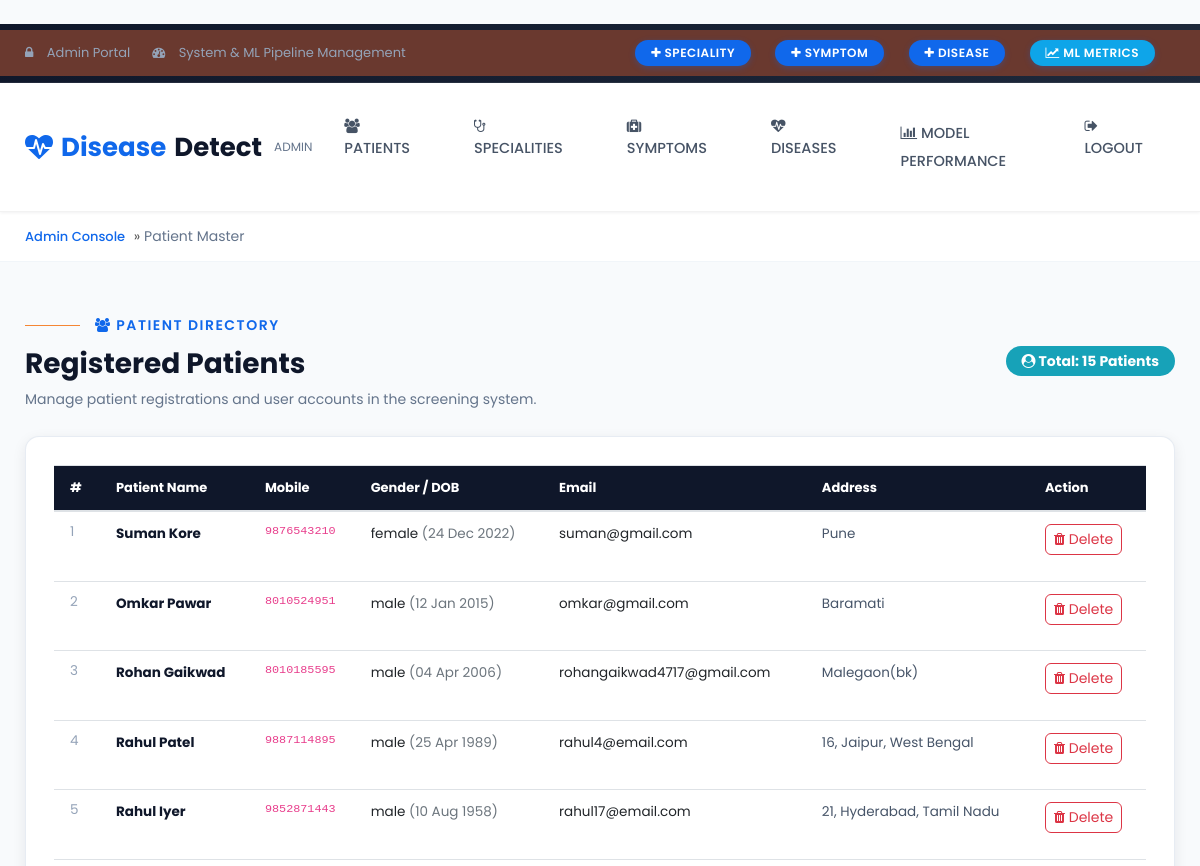
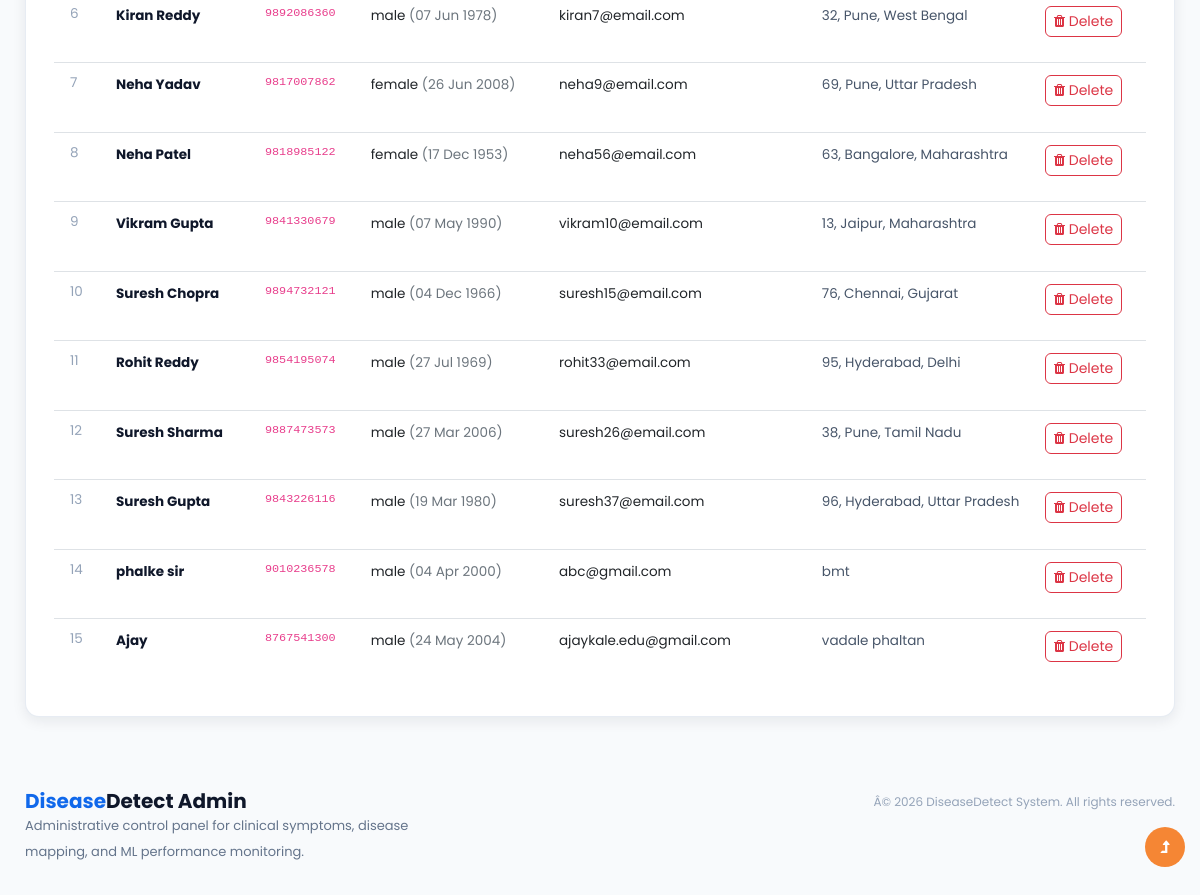
The page /patientmaster (signed in) on the database as committed earlier (2 pictures, top to bottom).
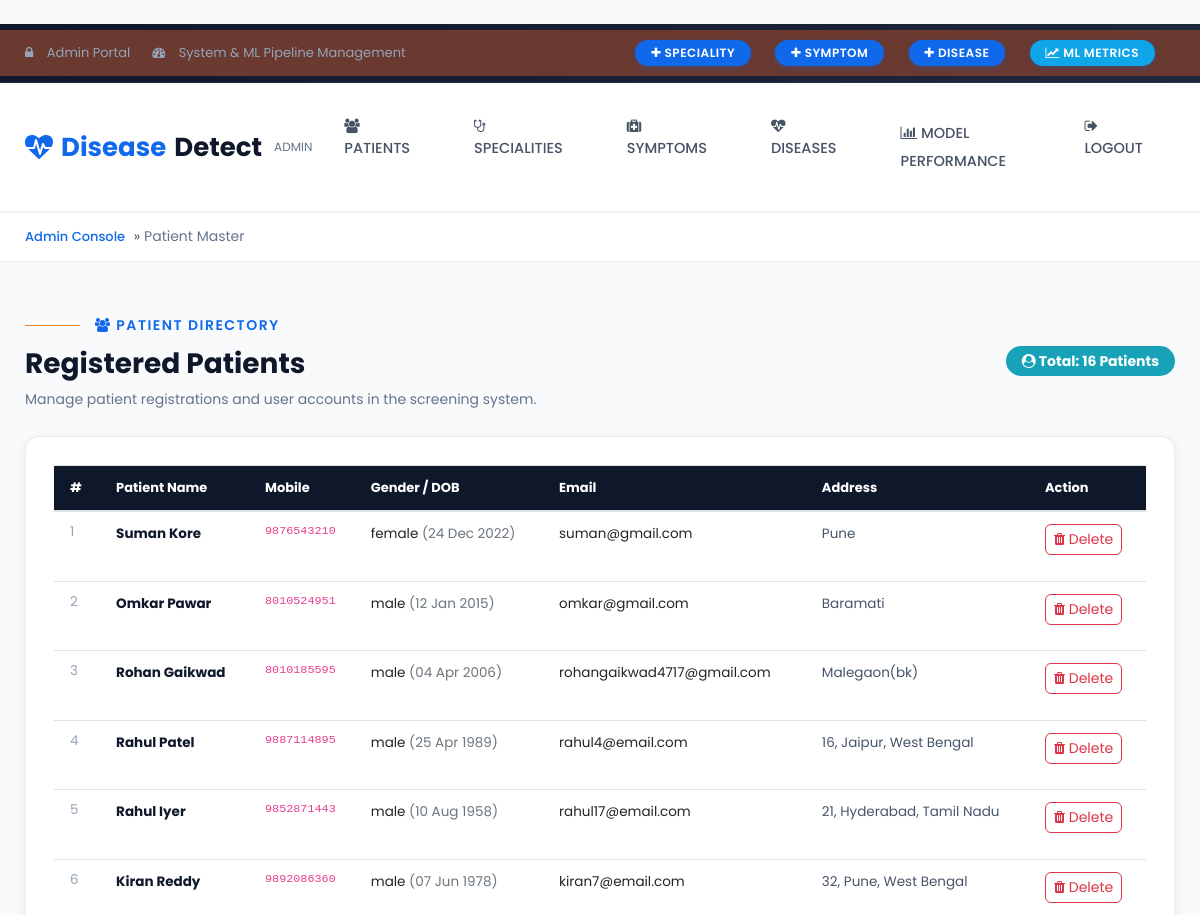
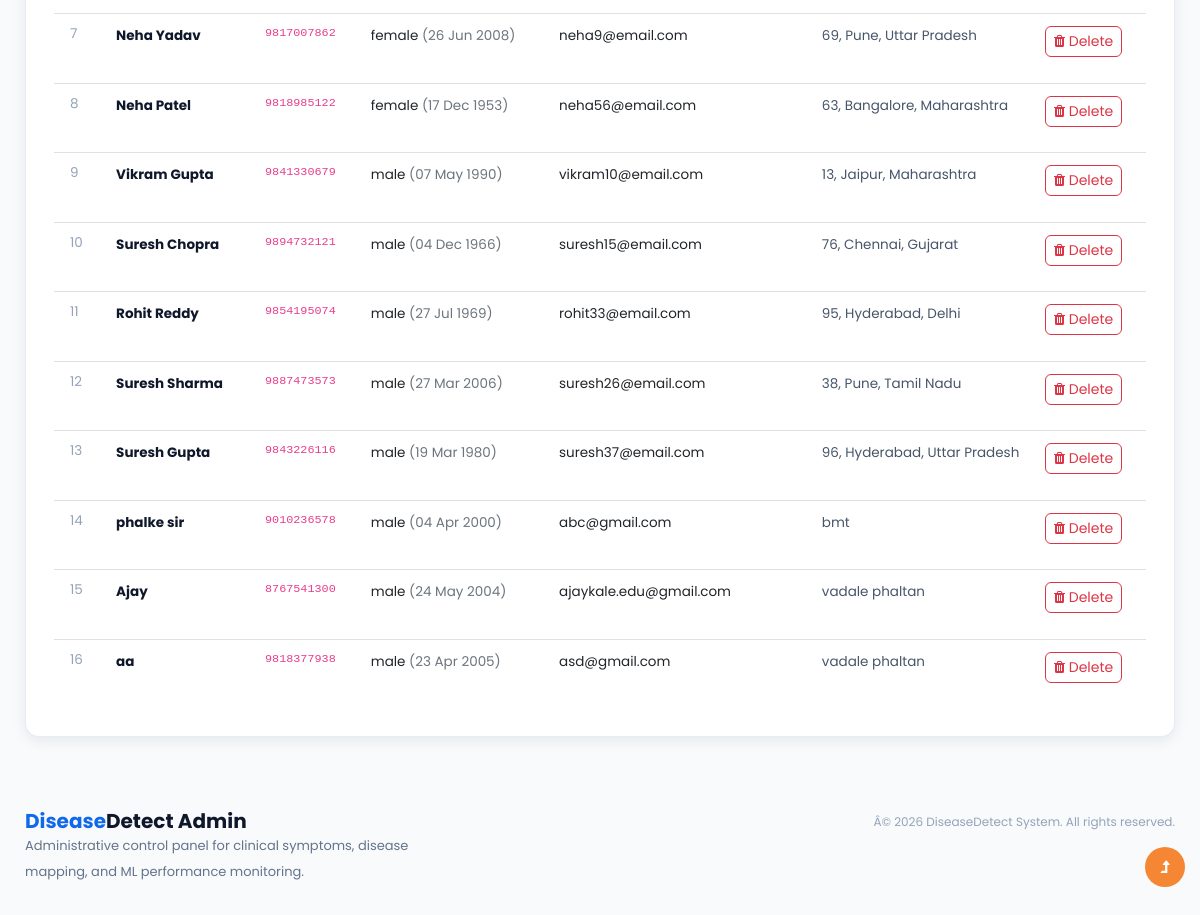
The same page on the database as committed later (2 pictures, top to bottom).
### app/models.py (models this page shows)
class Patient(models.Model):
    id = models.TextField(primary_key=True)
    mobile = models.TextField()
    name = models.TextField()
    dob = models.TextField()
    gender = models.TextField()
    address = models.TextField()
    email = models.TextField()
    password = models.TextField()
    class Meta:
        db_table = 'tblPatient'

### app/views.py (the view)
def patient_master(request):
    if 'alogin' in request.session and request.session['alogin']:
        patients = None
        message  = ''
        try:
            if request.method == "POST":
                patient = Patient.objects.get(id=request.POST.get("id"))
                patient.delete()
                message = 'Patient details deleted successfully..'
            patients = Patient.objects.all()
        except Exception as ex:
            message = ex
        return render(request, 'admin/patient_master.html', {'message': message, 'patients': patients})
    else:
        return redirect(login)

### templates/admin/patient_master.html (shortened to what this page needs)
{% extends "admin/base.html" %}
{% block content %}
<nav id="breadcrumbs" class="breadcrumbs">
    <div class="container page-wrapper">
        <a href="/patientmaster">Admin Console</a> &raquo; <span class="breadcrumb_last" aria-current="page">Patient Master</span>
    </div>
</nav>
<section class="py-5" style="background: #f8fafc; min-height: 85vh;">
    <div class="container">
        <div class="d-flex flex-wrap justify-content-between align-items-center mb-4">
            <div>
                <h6 class="sub-title"><i class="fa fa-users"></i> Patient Directory</h6>
                <h2 class="hny-title" style="font-size: 28px;">Registered Patients</h2>
                <p style="color: #64748b; font-size: 14px; margin: 4px 0 0;">
                    Manage patient registrations and user accounts in the screening system.
                </p>
            </div>
            <div class="mt-3 mt-md-0">
                <span class="badge badge-info px-3 py-2" style="font-size: 14px; border-radius: 20px;">
                    <i class="fa fa-user-circle"></i> Total: {{ patients|length }} Patients
                </span>
            </div>
        </div>
        <div class="modern-card">
            <div class="table-responsive">
                <table class="table table-hover align-middle mb-0">
                    <thead style="background: #0f172a; color: white; font-size: 13px;">
                        <tr>
                            <th style="padding: 12px 16px;">#</th>
                            <th>Patient Name</th>
                            <th>Mobile</th>
                            <th>Gender / DOB</th>
                            <th>Email</th>
                            <th>Address</th>
                            <th>Action</th>
                        </tr>
                    </thead>
                    <tbody style="font-size: 13.5px;">
                        {% for patient in patients %}
                        <tr>
                            <td style="padding: 10px 16px; color: #94a3b8;">{{ forloop.counter }}</td>
                            <td style="font-weight: 700; color: #0f172a;">{{ patient.name }}</td>
                            <td><code>{{ patient.mobile }}</code></td>
                            <td>{{ patient.gender }} {% if patient.dob %}<span class="text-muted">({{ patient.dob }})</span>{% endif %}</td>
                            <td>{{ patient.email }}</td>
                            <td style="max-width: 200px; color: #475569;">{{ patient.address }}</td>
                            <td>
                                <form method="post" onsubmit="return confirm('Delete this patient registration?');">
                                    <button type="submit" class="btn btn-sm btn-outline-danger" style="border-radius: 6px;">
                                        <i class="fa fa-trash"></i> Delete
                                    </button>
                                </form>
                            </td>
                        </tr>
                        {% empty %}
                        <tr>
                            <td colspan="7" class="text-center py-4 text-muted">
                                No registered patients found.
                            </td>
                        </tr>
                        {% endfor %}
                    </tbody>
                </table>
            </div>
        </div>
    </div>
</section>
{% endblock %}

### templates/admin/base.html (shortened to what this page needs)
﻿<!doctype html>
<html lang="en">
<head>
    <link rel="stylesheet" href="/static/css/style-starter.css">
    <link rel="stylesheet" href="/static/css/modern-custom.css">
    <link rel="stylesheet" href="https://cdnjs.cloudflare.com/ajax/libs/font-awesome/4.7.0/css/font-awesome.min.css">
</head>
<body>
<section class="w3l-top-header-content">
    <div class="hny-top-menu">
        <div class="container">
            <div class="row align-items-center">
                <div class="top-left col-lg-6">
                    <ul class="accounts mb-0 d-flex align-items-center">
                        <li class="top_li mr-3">
                            <span class="fa fa-lock text-warning"></span>
                            <span>Admin Portal</span>
                        </li>
                        <li class="top_li">
                            <span class="fa fa-dashboard text-info"></span>
                            <span>System & ML Pipeline Management</span>
                        </li>
                    </ul>
                </div>
                <div class="social-top col-lg-6 text-right mt-lg-0 mt-2">
                    <a class="bk-button" href="/addspeciality"><i class="fa fa-plus"></i> SPECIALITY</a>
                    <a class="bk-button" href="/addsymptom"><i class="fa fa-plus"></i> SYMPTOM</a>
                    <a class="bk-button" href="/adddisease"><i class="fa fa-plus"></i> DISEASE</a>
                    <a class="bk-button" href="/modelperformance" style="background:#0ea5e9!important;"><i class="fa fa-line-chart"></i> ML METRICS</a>
                </div>
            </div>
        </div>
    </div>
</section>
<header class="w3l-header-nav">
    <nav class="navbar navbar-expand-lg navbar-light px-lg-0 py-2 px-3 stroke">
        <div class="container">
            <a class="navbar-brand" href="/patientmaster">
                <span class="fa fa-heartbeat" style="color:#1068eb;font-size:28px;"></span>
                <span>Disease</span>Detect <small style="font-size:12px;color:#64748b;font-weight:400;margin-left:4px;">ADMIN</small>
            </a>
            <div class="collapse navbar-collapse" id="navbarSupportedContent">
                <ul class="navbar-nav mx-lg-auto">
                    <li class="nav-item">
                        <a class="nav-link" href="/patientmaster"><i class="fa fa-users"></i> Patients</a>
                    </li>
                    <li class="nav-item">
                        <a class="nav-link" href="/specialitymaster"><i class="fa fa-stethoscope"></i> Specialities</a>
                    </li>
                    <li class="nav-item">
                        <a class="nav-link" href="/symptommaster"><i class="fa fa-medkit"></i> Symptoms</a>
                    </li>
                    <li class="nav-item">
                        <a class="nav-link" href="/diseasemaster"><i class="fa fa-heartbeat"></i> Diseases</a>
                    </li>
                    <li class="nav-item">
                        <a class="nav-link" href="/modelperformance"><i class="fa fa-bar-chart"></i> Model Performance</a>
                    </li>
                    <li class="nav-item">
                        <a class="nav-link text-danger" href="/login"><i class="fa fa-sign-out"></i> Logout</a>
                    </li>
                </ul>
            </div>
        </div>
    </nav>
</header>
{% block content %}
{% endblock %}
<footer class="w3l-footer-66">
    <div class="container py-4">
        <div class="row text-center text-md-left">
            <div class="col-md-6 mb-3 mb-md-0">
                <h5 style="color:#0f172a;font-weight:700;"><span style="color:#1068eb;">Disease</span>Detect Admin</h5>
                <p style="font-size:13px;color:#64748b;max-width:400px;">
                    Administrative control panel for clinical symptoms, disease mapping, and ML performance monitoring.
                </p>
            </div>
            <div class="col-md-6 text-md-right">
                <p style="font-size:12px;color:#94a3b8;">
                    Â© 2026 DiseaseDetect System. All rights reserved.
                </p>
            </div>
        </div>
    </div>
    <button onclick="topFunction()" id="movetop" title="Go to top">
        <span class="fa fa-level-up"></span>
    </button>
</footer>
</body>
</html>

### static/css/modern-custom.css (style rules this page uses)
:root { --primary: #1068eb; --primary-dark: #0a4ebd; --primary-light: #e8f1fd; --secondary: #0ea5e9; --success: #10b981; --success-light: #d1fae5; --warning: #f59e0b; --warning-light: #fef3c7; --danger: #ef4444; --danger-light: #fee2e2; --dark: #0f172a; --gray-900: #1e293b; --gray-700: #334155; --gray-500: #64748b; --gray-300: #cbd5e1; --gray-100: #f1f5f9; --gray-50: #f8fafc; --white: #ffffff; --radius-sm: 8px; --radius-md: 14px; --radius-lg: 20px; --shadow-sm: 0 1px 3px rgba(15, 23, 42, 0.06); --shadow-md: 0 4px 14px rgba(15, 23, 42, 0.08); --shadow-lg: 0 12px 30px rgba(15, 23, 42, 0.12); --shadow-primary: 0 8px 24px rgba(16, 104, 235, 0.25); --transition: all 0.25s cubic-bezier(0.4, 0, 0.2, 1); }
body { background-color: #f8fafc !important; font-family: 'Poppins', -apple-system, BlinkMacSystemFont, "Segoe UI", Roboto, sans-serif !important; color: var(--gray-700); }
.w3l-top-header-content { background: linear-gradient(135deg, #0f172a, #1e293b) !important; border-bottom: 1px solid rgba(255, 255, 255, 0.08); padding: 6px 0; }
.w3l-top-header-content a, .w3l-top-header-content li, .w3l-top-header-content span { color: #94a3b8 !important; font-size: 13px !important; }
.w3l-top-header-content .bk-button { background: var(--primary) !important; color: var(--white) !important; border-radius: 20px !important; padding: 4px 16px !important; font-size: 12px !important; font-weight: 600 !important; letter-spacing: 0.5px !important; transition: var(--transition) !important; display: inline-block; margin-right: 6px; box-shadow: 0 2px 6px rgba(16, 104, 235, 0.3); }
.w3l-header-nav { background: var(--white) !important; box-shadow: var(--shadow-sm) !important; border-bottom: 1px solid rgba(0, 0, 0, 0.05); position: sticky; top: 0; z-index: 1000; }
.navbar-brand { font-size: 26px !important; font-weight: 700 !important; color: var(--dark) !important; display: flex; align-items: center; gap: 8px; }
.navbar-brand span { color: var(--primary) !important; }
.navbar-nav .nav-link { color: var(--gray-700) !important; font-weight: 500 !important; font-size: 14.5px !important; padding: 8px 16px !important; border-radius: var(--radius-sm); transition: var(--transition); }
.breadcrumbs { background: var(--white) !important; padding: 14px 0 !important; border-bottom: 1px solid var(--gray-100); font-size: 13.5px; }
.breadcrumbs a { color: var(--primary) !important; text-decoration: none; font-weight: 500; }
.breadcrumbs .breadcrumb_last { color: var(--gray-500); }
.sub-title { color: var(--primary) !important; font-weight: 600 !important; font-size: 14px !important; text-transform: uppercase; letter-spacing: 1.5px; margin-bottom: 6px; }
.hny-title { color: var(--dark) !important; font-weight: 700 !important; font-size: 28px !important; line-height: 1.3; }
.modern-card { background: var(--white); border-radius: var(--radius-md); border: 1px solid rgba(226, 232, 240, 0.8); box-shadow: var(--shadow-md); padding: 28px; transition: var(--transition); }

Rows that differ between the two databases and show on the page:
added Patient: name "aa", mobile "9818377938", gender "male", dob "23 Apr 2005", email "asd@gmail.com", address "vadale phaltan"
Other text that changed with them:
{{ patients|length }}: "15" → "16"
